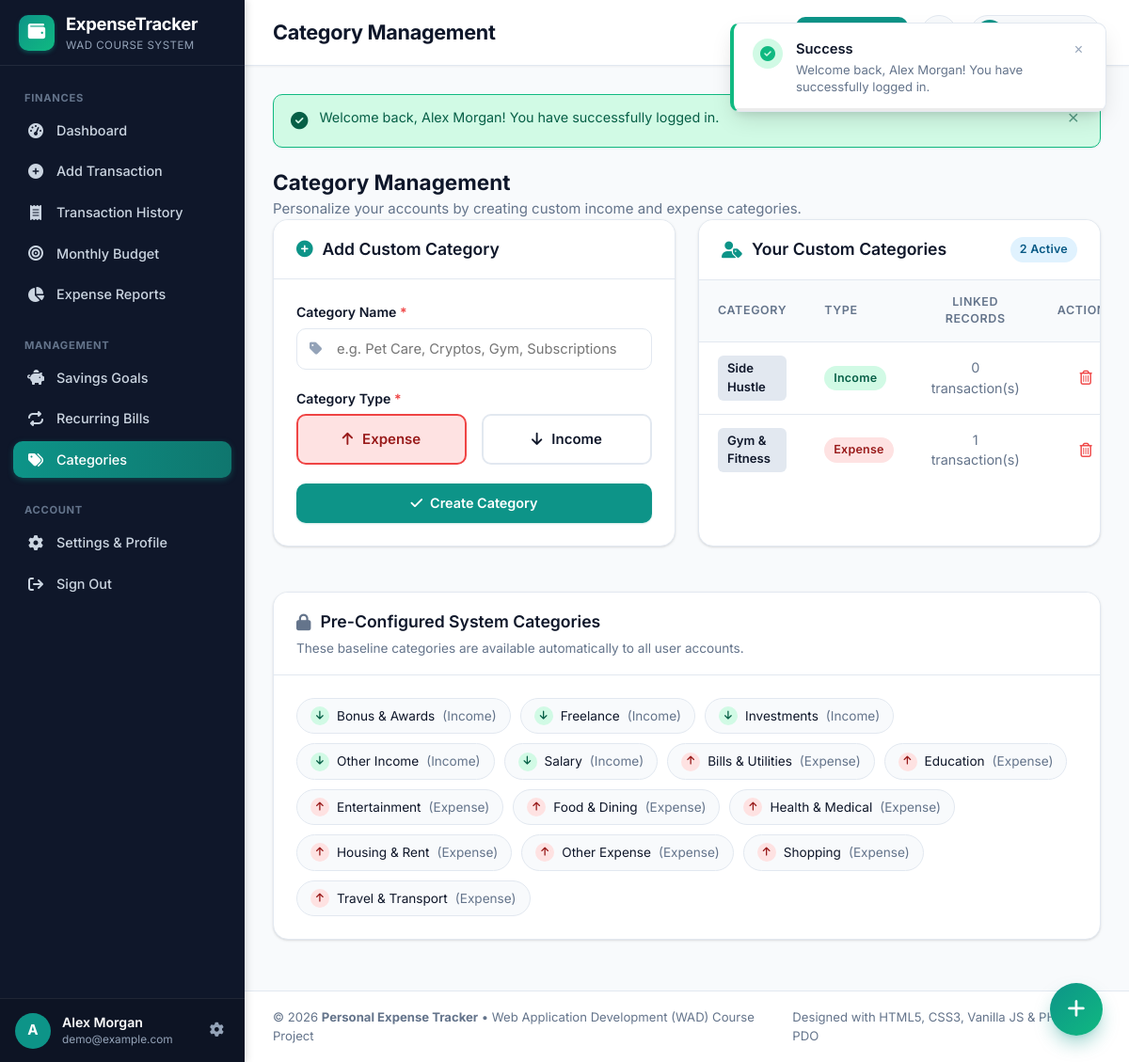
/pages/categories.php (signed in), run on the app's committed database.
### tables this page shows
CREATE TABLE `categories` (
  `id` INT AUTO_INCREMENT PRIMARY KEY,
  `user_id` INT NULL DEFAULT NULL,
  `name` VARCHAR(60) NOT NULL,
  `type` ENUM('income', 'expense') NOT NULL,
  `created_at` TIMESTAMP DEFAULT CURRENT_TIMESTAMP,
  CONSTRAINT `fk_categories_user` FOREIGN KEY (`user_id`) 
    REFERENCES `users` (`id`) ON DELETE CASCADE
);

### includes/functions.php (called while the page is built, shortened)
<?php
function app_url(string $path = ''): string {
    static $baseUrl = null;
    if ($baseUrl === null) {
        $docRoot = str_replace('\\', '/', realpath($_SERVER['DOCUMENT_ROOT'] ?? ''));
        $appRoot = str_replace('\\', '/', dirname(__DIR__));
        if (!empty($docRoot) && strpos($appRoot, $docRoot) === 0) {
            $relative = substr($appRoot, strlen($docRoot));
            $baseUrl = rtrim($relative, '/') . '/';
        }
    }
    return rtrim($baseUrl, '/') . '/' . ltrim($path, '/');
}
function e($value): string {
    return htmlspecialchars((string)($value ?? ''), ENT_QUOTES, 'UTF-8');
}

### pages/categories.php (the view, shortened to what this page needs)
<?php
require_once __DIR__ . '/../includes/auth_check.php';
$userId = get_user_id();
$stmt = $pdo->prepare("
    SELECT id, name, type, 'default' AS origin
    FROM categories
    WHERE user_id IS NULL
    ORDER BY type ASC, name ASC
");
$stmt->execute();
$defaultCategories = $stmt->fetchAll();
$stmt = $pdo->prepare("
    SELECT c.id, c.name, c.type, 'custom' AS origin,
           COUNT(t.id) AS usage_count
    FROM categories c
    LEFT JOIN transactions t ON t.category_id = c.id AND t.user_id = :transaction_user_id
    WHERE c.user_id = :category_user_id
    GROUP BY c.id, c.name, c.type
    ORDER BY c.type ASC, c.name ASC
");
$stmt->execute([
    ':transaction_user_id' => $userId,
    ':category_user_id'    => $userId
]);
$customCategories = $stmt->fetchAll();
include __DIR__ . '/../includes/header.php';
?>
<div class="categories-page">
    <div class="page-intro-header">
        <h2>Category Management</h2>
        <p class="text-muted">Personalize your accounts by creating custom income and expense categories.</p>
    </div>
    <div class="grid-2-col">
        <div class="card">
            <div class="card-header">
                <h3 class="card-title">
                    <i class="fa-solid fa-plus-circle text-teal"></i>
                    Add Custom Category
                </h3>
            </div>
            <div class="card-body">
                <form action="<?= e(app_url('actions/save_category.php')) ?>" method="POST" id="categoryForm" novalidate>
                    <div class="form-group">
                        <label for="name" class="form-label">Category Name <span class="text-danger">*</span></label>
                        <div class="input-icon-wrap">
                            <input type="text" name="name" id="categoryNameInput" class="form-control"
                                   placeholder="e.g. Pet Care, Cryptos, Gym, Subscriptions" maxlength="60" required autofocus>
                        </div>
                    </div>
                    <div class="form-group">
                        <label class="form-label">Category Type <span class="text-danger">*</span></label>
                        <div class="type-toggle-group">
                            <label class="type-toggle-option active-expense" id="catLabelExpense">
                                <span class="icon"><i class="fa-solid fa-arrow-up"></i></span>
                                <span class="text">Expense</span>
                            </label>
                            <label class="type-toggle-option" id="catLabelIncome">
                                <span class="icon"><i class="fa-solid fa-arrow-down"></i></span>
                                <span class="text">Income</span>
                            </label>
                        </div>
                    </div>
                    <div class="form-actions mt-3">
                        <button type="submit" class="btn btn-primary btn-block">
                            <i class="fa-solid fa-check"></i> Create Category
                        </button>
                    </div>
                </form>
            </div>
        </div>
        <div class="card">
            <div class="card-header flex-between">
                <h3 class="card-title">
                    <i class="fa-solid fa-user-tag text-teal"></i>
                    Your Custom Categories
                </h3>
                <span class="badge badge-info"><?= count($customCategories) ?> Active</span>
            </div>
            <div class="card-body p-0">
                <?php if (!empty($customCategories)): ?>
                    <div class="table-responsive">
                        <table class="data-table">
                            <thead>
                                <tr>
                                    <th>Category</th>
                                    <th>Type</th>
                                    <th class="text-center">Linked Records</th>
                                    <th class="text-center">Actions</th>
                                </tr>
                            </thead>
                            <tbody>
                                <?php foreach ($customCategories as $cat): ?>
                                    <tr>
                                        <td>
                                            <span class="category-tag font-semibold"><?= e($cat['name']) ?></span>
                                        </td>
                                        <td>
                                            <span class="badge badge-<?= ($cat['type'] === 'income') ? 'success' : 'danger' ?>">
                                                <?= ucfirst(e($cat['type'])) ?>
                                            </span>
                                        </td>
                                        <td class="text-center text-muted">
                                            <?= (int)$cat['usage_count'] ?> transaction(s)
                                        </td>
                                        <td class="text-center">
                                            <form action="<?= e(app_url('actions/delete_category.php')) ?>" method="POST"
                                                  onsubmit="return confirm('Are you sure you want to delete this custom category?');"
                                                  style="display:inline;">
                                                <button type="submit" class="btn-icon text-danger" title="Delete Category">
                                                    <i class="fa-regular fa-trash-can"></i>
                                                </button>
                                            </form>
                                        </td>
                                    </tr>
                                <?php endforeach; ?>
                            </tbody>
                        </table>
                    </div>
                <?php endif; ?>
            </div>
        </div>
    </div>
    <div class="card mt-4">
        <div class="card-header">
            <h3 class="card-title">
                <i class="fa-solid fa-lock text-muted"></i>
                Pre-Configured System Categories
            </h3>
            <p class="card-subtitle">These baseline categories are available automatically to all user accounts.</p>
        </div>
        <div class="card-body">
            <div class="category-pills-wrap">
                <?php foreach ($defaultCategories as $dCat): ?>
                    <div class="category-pill-item">
                        <span class="badge badge-<?= ($dCat['type'] === 'income') ? 'success' : 'danger' ?> badge-dot">
                            <i class="fa-solid fa-<?= ($dCat['type'] === 'income') ? 'arrow-down' : 'arrow-up' ?>"></i>
                        </span>
                        <span class="cat-pill-name"><?= e($dCat['name']) ?></span>
                        <span class="cat-pill-type text-muted">(<?= ucfirst(e($dCat['type'])) ?>)</span>
                    </div>
                <?php endforeach; ?>
            </div>
        </div>
    </div>
</div>
<?php include __DIR__ . '/../includes/footer.php'; ?>

### data on the page
categories: name "Side Hustle", type "Income", usage_count "0"
categories: name "Gym & Fitness", type "Expense", usage_count "1"
categories: name "Bonus & Awards", type "Income"
categories: name "Freelance", type "Income"
categories: name "Investments", type "Income"
categories: name "Other Income", type "Income"
categories: name "Salary", type "Income"
categories: name "Bills & Utilities", type "Expense"
categories: name "Education", type "Expense"
categories: name "Entertainment", type "Expense"
categories: name "Food & Dining", type "Expense"
categories: name "Health & Medical", type "Expense"
categories: name "Housing & Rent", type "Expense"
categories: name "Other Expense", type "Expense"
categories: name "Shopping", type "Expense"
categories: name "Travel & Transport", type "Expense"

### other printed values
substr(e(get_user_name()), 0, 1) "A"
get_user_name() "Alex Morgan"
get_user_email() "demo@example.com"
$pageTitle "Category Management"
$flash['message'] "Welcome back, Alex Morgan! You have successfully logged in."
count($customCategories) "2"
